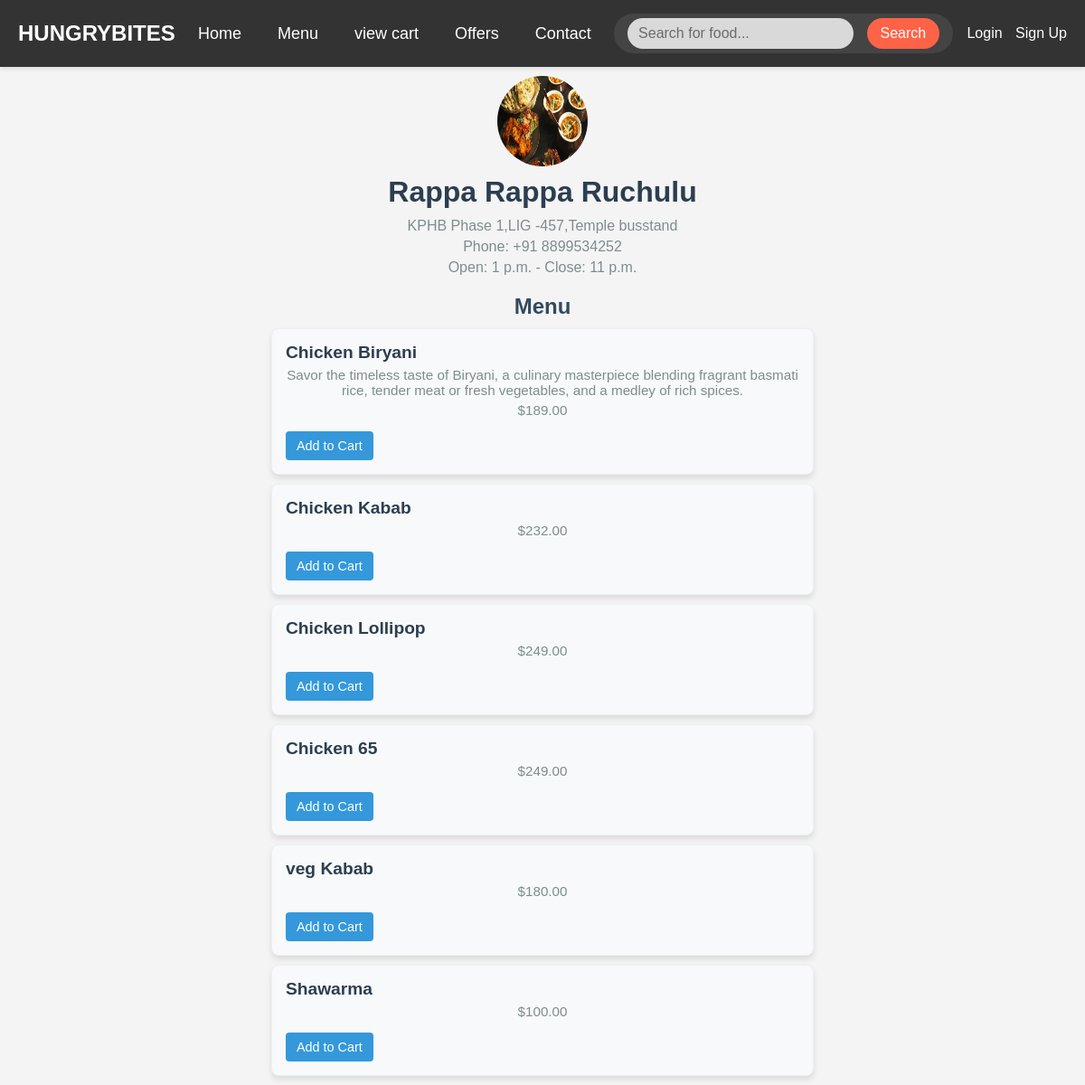
Page /restaurant/1/ on the committed database.
### Restaurants/models.py (models this page shows, shortened)
class Restaurant(models.Model):
    Restaurant_name = models.CharField(max_length=100)
    address = models.TextField()
    phone_number = models.CharField(max_length=15)
    opening_time = models.TimeField()
    closing_time = models.TimeField()
    logo = models.ImageField(upload_to='restaurant_logos/', blank=True, null=True)
    rating = models.FloatField(default=0.0)
    total_reviews = models.PositiveIntegerField(default=0)

class FoodItem(models.Model):
    name = models.CharField(max_length=100)
    description = models.TextField(blank=True, null=True)
    restaurant = models.ForeignKey(Restaurant, on_delete=models.CASCADE,)
    price = models.DecimalField(max_digits=10, decimal_places=2)
    is_available = models.BooleanField(default=True)
    image = models.ImageField(upload_to='food_images/', blank=True, null=True)
    category_name = models.ForeignKey(Category, on_delete=models.CASCADE,)

### Restaurants/views.py (the view)
# urls.py: path('restaurant/<int:restaurant_id>/', restaurants, name='restaurant_menu'),
def restaurants(request,restaurant_id):
    restaurant = Restaurant.objects.get(id=restaurant_id)
    fooditems = FoodItem.objects.filter(restaurant=restaurant)
    context = {'restaurant': restaurant, 'fooditems': fooditems}
    return render(request, 'restaurant.html', context)

### template/restaurant.html
{% extends 'navbar.html' %}
{% load static %}
{% block content %}
<link rel="stylesheet" href="{% static 'Restaurants/restaurant.css' %}">
<img src="{{ restaurant.logo.url }}" alt="{{ restaurant.Restaurant_name }}" style="width: 100px; height: 100px">
<h1>{{ restaurant.Restaurant_name }}</h1>
<p>{{ restaurant.address }}</p>
<p>Phone: {{ restaurant.phone_number }}</p>
<p>Open: {{ restaurant.opening_time }} - Close: {{ restaurant.closing_time }}</p>
<h2>Menu</h2>
{% for item in fooditems %}
    <div class="item">
        <h3>{{ item.name }}</h3>
        <p>{{ item.description }}</p>
        <p>${{ item.price }}</p>
        <a href="{% url 'Cart:addtocart' item.id %}">Add to Cart</a>
    </div>
{% endfor %}
{% endblock %}

### static/food_delivery/navbar.css (style rules this page uses)
* { margin: 0; padding: 0; box-sizing: border-box; }
body { font-family: Arial, sans-serif; background-color: #f4f4f4; color: #333; transition: background-color 0.3s ease, color 0.3s ease; }

### static/Restaurants/restaurant.css (style rules this page uses)
img { border-radius: 50%; display: block; margin: 10px auto; }
h1 { text-align: center; font-size: 2rem; color: #2c3e50; margin: 10px 0; }
p { text-align: center; font-size: 1rem; color: #7f8c8d; margin: 5px 0; }
h2 { text-align: center; font-size: 1.5rem; color: #34495e; margin-top: 20px; }
.item { border: 1px solid #ecf0f1; border-radius: 8px; padding: 15px; margin: 10px auto; max-width: 600px; background-color: #f8f9fa; box-shadow: 0 4px 6px rgba(0, 0, 0, 0.1); }
.item h3 { font-size: 1.2rem; color: #2c3e50; margin-bottom: 5px; }
.item p { font-size: 0.95rem; color: #7f8c8d; margin: 5px 0; }
.item a { display: inline-block; margin-top: 10px; padding: 8px 12px; background-color: #3498db; color: white; text-decoration: none; border-radius: 4px; font-size: 0.9rem; transition: background-color 0.3s; }

### rows in the picture
Restaurant: logo (picture), Restaurant_name "Rappa Rappa Ruchulu", address "KPHB Phase 1,LIG -457,Temple busstand", phone_number "+91 8899534252", opening_time "1 p.m.", closing_time "11 p.m."
FoodItem: name "Chicken Biryani", description "Savor the timeless taste of Biryani, a culinary masterpiece blending fragrant basmati rice, tender meat or fresh vegetables, and a medley of rich spices.", price "189.00"
FoodItem: name "Chicken Kabab", price "232.00"
FoodItem: name "Chicken Lollipop", price "249.00"
FoodItem: name "Chicken 65", price "249.00"
FoodItem: name "veg Kabab", price "180.00"
FoodItem: name "Shawarma", price "100.00"
